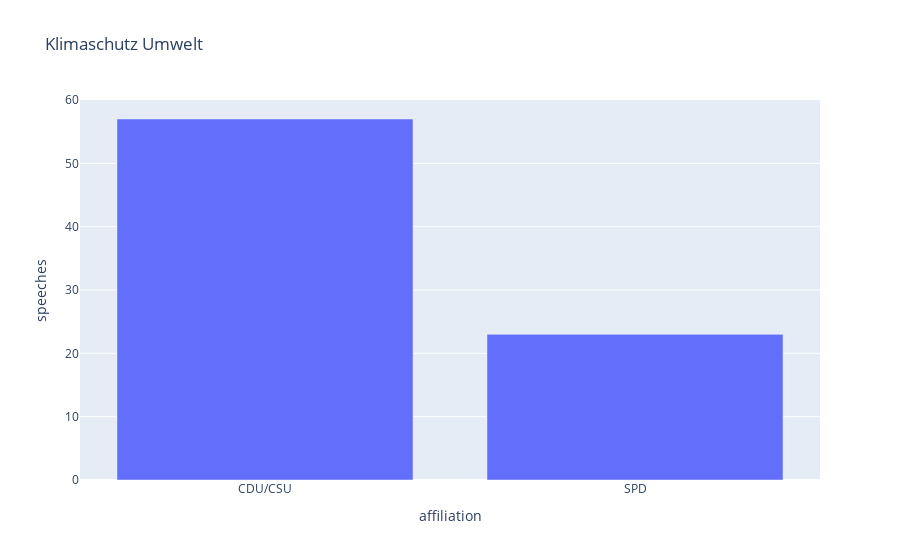
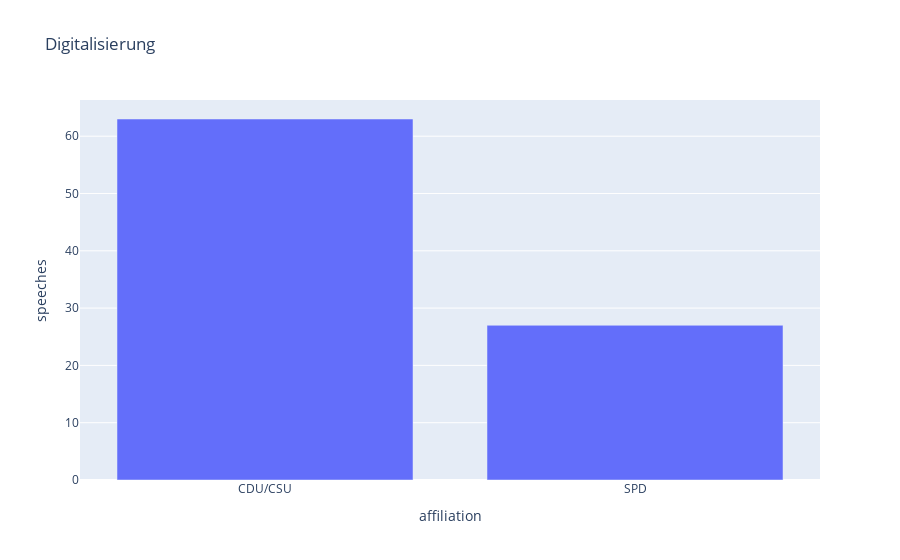
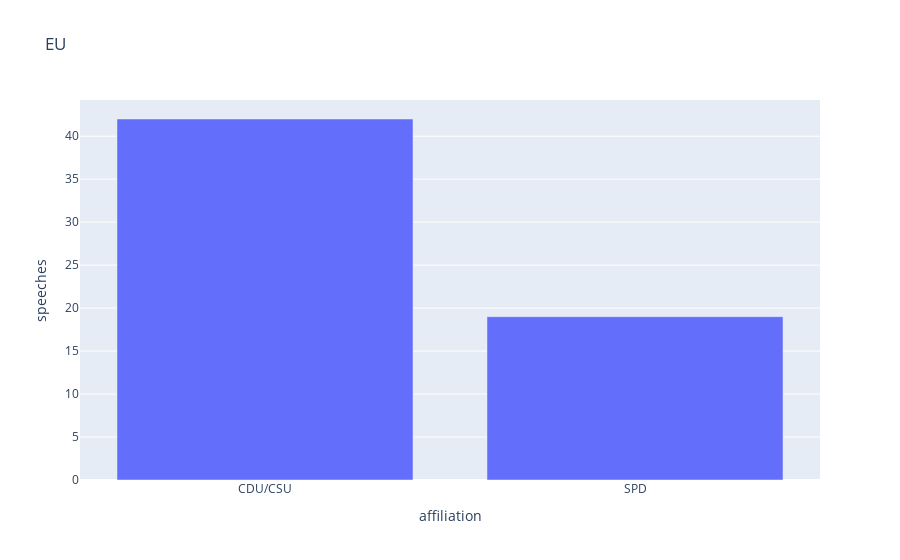

The code cell stored with these charts, in order, in its notebook:
### Code cell
for topic in Topics: 
    result= engine.search(topic,max_results=300)
    partei_thema = result[['affiliation']].value_counts()
    partei_thema = partei_thema.to_frame()
    partei_thema = partei_thema.reset_index()
    partei_thema.columns = ['affiliation','speeches']
    partei_thema = partei_thema[partei_thema['affiliation'].isin(list(regierung))]
    partei_thema.plot(kind="bar",title = topic,x='affiliation',y='speeches')

### Figure 1 — Plotly figure (JSON) as saved in the notebook; plotly's stock layout.template omitted (floating-point values rounded to 4 significant figures)
{"data": [{"alignmentgroup": "True", "hovertemplate": "affiliation=%{x}<br>speeches=%{y}<extra></extra>", "legendgroup": "", "marker": {"color": "#636efa"}, "name": "", "offsetgroup": "", "orientation": "v", "showlegend": false, "textposition": "auto", "type": "bar", "x": ["CDU/CSU", "SPD"], "xaxis": "x", "y": [57, 23], "yaxis": "y"}], "layout": {"barmode": "relative", "legend": {"tracegroupgap": 0}, "title": {"text": "Klimaschutz Umwelt"}, "xaxis": {"anchor": "y", "domain": [0, 1], "title": {"text": "affiliation"}}, "yaxis": {"anchor": "x", "domain": [0, 1], "title": {"text": "speeches"}}}}

### Figure 2 — Plotly figure (JSON) as saved in the notebook; plotly's stock layout.template omitted (floating-point values rounded to 4 significant figures)
{"data": [{"alignmentgroup": "True", "hovertemplate": "affiliation=%{x}<br>speeches=%{y}<extra></extra>", "legendgroup": "", "marker": {"color": "#636efa"}, "name": "", "offsetgroup": "", "orientation": "v", "showlegend": false, "textposition": "auto", "type": "bar", "x": ["CDU/CSU", "SPD"], "xaxis": "x", "y": [63, 27], "yaxis": "y"}], "layout": {"barmode": "relative", "legend": {"tracegroupgap": 0}, "title": {"text": "Digitalisierung"}, "xaxis": {"anchor": "y", "domain": [0, 1], "title": {"text": "affiliation"}}, "yaxis": {"anchor": "x", "domain": [0, 1], "title": {"text": "speeches"}}}}

### Figure 3 — Plotly figure (JSON) as saved in the notebook; plotly's stock layout.template omitted (floating-point values rounded to 4 significant figures)
{"data": [{"alignmentgroup": "True", "hovertemplate": "affiliation=%{x}<br>speeches=%{y}<extra></extra>", "legendgroup": "", "marker": {"color": "#636efa"}, "name": "", "offsetgroup": "", "orientation": "v", "showlegend": false, "textposition": "auto", "type": "bar", "x": ["CDU/CSU", "SPD"], "xaxis": "x", "y": [42, 19], "yaxis": "y"}], "layout": {"barmode": "relative", "legend": {"tracegroupgap": 0}, "title": {"text": "EU"}, "xaxis": {"anchor": "y", "domain": [0, 1], "title": {"text": "affiliation"}}, "yaxis": {"anchor": "x", "domain": [0, 1], "title": {"text": "speeches"}}}}
